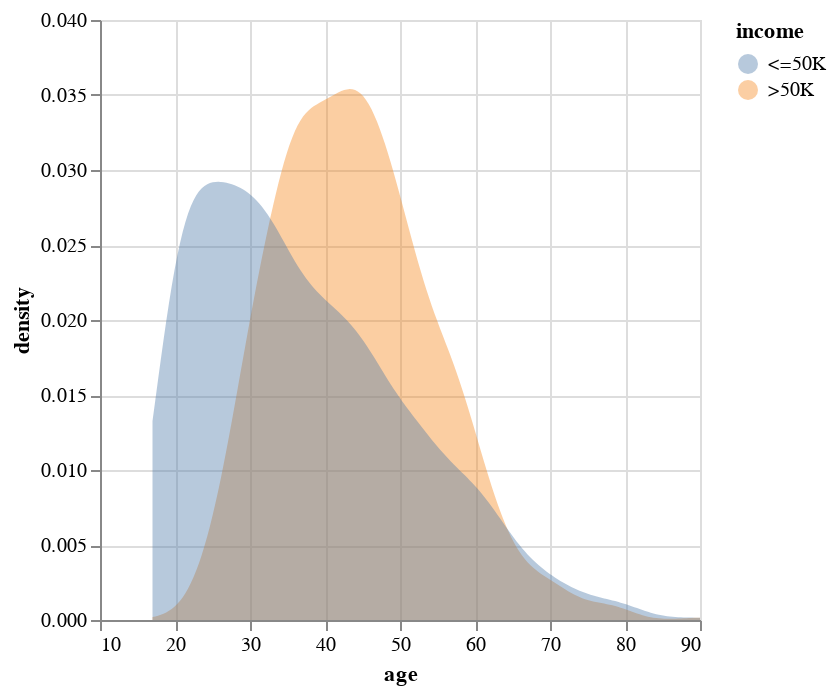

Write notebook code for a chart like this one.
### Code cell
alt.Chart(adult_df).transform_density(
     'age',
     groupby=['income'],
     as_=['age', 'density'],
).mark_area(
     opacity=0.4
 ).encode(
     x='age',
     y=alt.Y('density:Q').stack(False),
     color='income'
)

### Figure 1 — Vega specification as saved in the notebook (floating-point values rounded to 4 significant figures; data arrays with more than 128 entries replaced by an {"elided": "..."} marker saying what was removed)
{"$schema": "https://vega.github.io/schema/vega/v6.json", "data": [{"name": "_server_source_0", "values": {"elided": "3907 records"}}, {"name": "source_0", "source": "_server_source_0", "transform": [{"type": "kde", "field": "age", "as": ["age", "density"], "groupby": ["income"], "resolve": "shared"}]}, {"name": "source_0_x_domain_age", "source": "source_0", "transform": [{"type": "formula", "expr": "+datum['age']", "as": "age"}, {"type": "aggregate", "groupby": [], "fields": ["age", "age"], "ops": ["min", "max"], "as": ["min", "max"]}]}, {"name": "source_0_y_domain_density", "source": "source_0", "transform": [{"type": "formula", "expr": "+datum['density']", "as": "density"}, {"type": "aggregate", "groupby": [], "fields": ["density", "density"], "ops": ["min", "max"], "as": ["min", "max"]}]}, {"name": "source_0_color_domain_income", "source": "source_0", "transform": [{"type": "aggregate", "groupby": ["income"], "fields": [], "ops": [], "as": []}, {"type": "formula", "expr": "datum['income']", "as": "sort_field"}, {"type": "project", "fields": ["income"]}]}], "marks": [{"type": "group", "name": "pathgroup", "from": {"facet": {"data": "source_0", "name": "faceted_path_main", "groupby": ["income"]}}, "encode": {"update": {"width": {"field": {"signal": null, "datum": null, "group": "width", "parent": null}}, "height": {"field": {"signal": null, "datum": null, "group": "height", "parent": null}}}}, "marks": [{"type": "area", "name": "marks", "from": {"data": "faceted_path_main"}, "sort": {"field": "x"}, "encode": {"update": {"orient": {"value": "vertical"}, "y": {"field": "density", "scale": "y"}, "y2": {"value": 0, "scale": "y"}, "defined": {"signal": "isValid(datum[\"age\"]) && isFinite(+datum[\"age\"]) && isValid(datum[\"density\"]) && isFinite(+datum[\"density\"])"}, "fill": {"field": "income", "scale": "color"}, "x": {"field": "age", "scale": "x"}, "opacity": {"value": 0.4}}}, "style": ["area"]}]}], "scales": [{"name": "x", "type": "linear", "domain": [{"signal": "(data(\"source_0_x_domain_age\")[0] || {}).min"}, {"signal": "(data(\"source_0_x_domain_age\")[0] || {}).max"}], "range": [0, {"signal": "width"}], "zero": false, "nice": true}, {"name": "y", "type": "linear", "domain": [{"signal": "(data(\"source_0_y_domain_density\")[0] || {}).min"}, {"signal": "(data(\"source_0_y_domain_density\")[0] || {}).max"}], "range": [{"signal": "height"}, 0], "zero": true, "nice": true}, {"name": "color", "type": "ordinal", "domain": {"data": "source_0_color_domain_income", "field": "income", "sort": true}, "range": "category"}], "axes": [{"scale": "x", "minExtent": 0, "orient": "bottom", "domain": false, "labels": false, "tickCount": {"signal": "ceil(width/40)"}, "maxExtent": 0, "grid": true, "gridScale": "y", "ticks": false, "aria": false, "zindex": 0}, {"scale": "y", "labels": false, "maxExtent": 0, "gridScale": "x", "aria": false, "ticks": false, "zindex": 0, "orient": "left", "grid": true, "tickCount": {"signal": "ceil(height/40)"}, "domain": false, "minExtent": 0}, {"scale": "x", "labelOverlap": true, "zindex": 0, "title": "age", "orient": "bottom", "grid": false, "tickCount": {"signal": "ceil(width/40)"}, "labelFlush": true}, {"scale": "y", "orient": "left", "grid": false, "tickCount": {"signal": "ceil(height/40)"}, "zindex": 0, "title": "density", "labelOverlap": true}], "legends": [{"fill": "color", "symbolType": "circle", "title": "income", "encode": {"symbols": {"update": {"opacity": {"value": 0.4}}}}}], "background": "white", "width": 300, "height": 300, "padding": 5, "style": "cell"}
